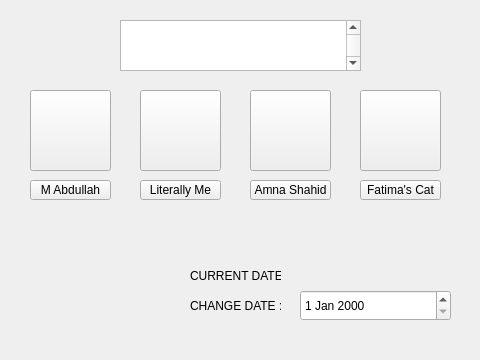
<?xml version="1.0" encoding="UTF-8"?>
<ui version="4.0">
 <class>MainWindow</class>
 <widget class="QMainWindow" name="MainWindow">
  <property name="geometry">
   <rect>
    <x>0</x>
    <y>0</y>
    <width>480</width>
    <height>360</height>
   </rect>
  </property>
  <property name="windowTitle">
   <string>Social Media App</string>
  </property>
  <property name="windowIcon">
   <iconset theme="accessories-calculator"/>
  </property>
  <widget class="QWidget" name="centralwidget">
   <widget class="QToolButton" name="user_1_btn">
    <property name="geometry">
     <rect>
      <x>30</x>
      <y>90</y>
      <width>81</width>
      <height>81</height>
     </rect>
    </property>
    <property name="text">
     <string/>
    </property>
   </widget>
   <widget class="QToolButton" name="user_2_btn">
    <property name="geometry">
     <rect>
      <x>140</x>
      <y>90</y>
      <width>81</width>
      <height>81</height>
     </rect>
    </property>
    <property name="text">
     <string/>
    </property>
   </widget>
   <widget class="QToolButton" name="user_3_btn">
    <property name="geometry">
     <rect>
      <x>250</x>
      <y>90</y>
      <width>81</width>
      <height>81</height>
     </rect>
    </property>
    <property name="text">
     <string/>
    </property>
   </widget>
   <widget class="QToolButton" name="user_4_btn">
    <property name="geometry">
     <rect>
      <x>360</x>
      <y>90</y>
      <width>81</width>
      <height>81</height>
     </rect>
    </property>
    <property name="text">
     <string/>
    </property>
   </widget>
   <widget class="QDateEdit" name="dateEdit">
    <property name="geometry">
     <rect>
      <x>300</x>
      <y>290</y>
      <width>151</width>
      <height>31</height>
     </rect>
    </property>
   </widget>
   <widget class="QLabel" name="label">
    <property name="geometry">
     <rect>
      <x>190</x>
      <y>290</y>
      <width>91</width>
      <height>31</height>
     </rect>
    </property>
    <property name="text">
     <string>CHANGE DATE :</string>
    </property>
   </widget>
   <widget class="QLabel" name="label_2">
    <property name="geometry">
     <rect>
      <x>190</x>
      <y>260</y>
      <width>91</width>
      <height>31</height>
     </rect>
    </property>
    <property name="text">
     <string>CURRENT DATE :</string>
    </property>
   </widget>
   <widget class="QLabel" name="label_3">
    <property name="geometry">
     <rect>
      <x>340</x>
      <y>260</y>
      <width>131</width>
      <height>20</height>
     </rect>
    </property>
    <property name="text">
     <string/>
    </property>
   </widget>
   <widget class="QLabel" name="icon_1">
    <property name="geometry">
     <rect>
      <x>30</x>
      <y>90</y>
      <width>81</width>
      <height>81</height>
     </rect>
    </property>
    <property name="text">
     <string/>
    </property>
   </widget>
   <widget class="QLabel" name="icon_2">
    <property name="geometry">
     <rect>
      <x>140</x>
      <y>90</y>
      <width>81</width>
      <height>81</height>
     </rect>
    </property>
    <property name="text">
     <string/>
    </property>
   </widget>
   <widget class="QLabel" name="icon_3">
    <property name="geometry">
     <rect>
      <x>250</x>
      <y>90</y>
      <width>81</width>
      <height>81</height>
     </rect>
    </property>
    <property name="text">
     <string/>
    </property>
   </widget>
   <widget class="QLabel" name="icon_4">
    <property name="geometry">
     <rect>
      <x>360</x>
      <y>90</y>
      <width>81</width>
      <height>81</height>
     </rect>
    </property>
    <property name="text">
     <string/>
    </property>
   </widget>
   <widget class="QToolButton" name="toolButton">
    <property name="geometry">
     <rect>
      <x>30</x>
      <y>180</y>
      <width>81</width>
      <height>20</height>
     </rect>
    </property>
    <property name="text">
     <string>M Abdullah</string>
    </property>
   </widget>
   <widget class="QToolButton" name="toolButton_2">
    <property name="geometry">
     <rect>
      <x>140</x>
      <y>180</y>
      <width>81</width>
      <height>20</height>
     </rect>
    </property>
    <property name="text">
     <string>Literally Me</string>
    </property>
   </widget>
   <widget class="QToolButton" name="toolButton_3">
    <property name="geometry">
     <rect>
      <x>250</x>
      <y>180</y>
      <width>81</width>
      <height>20</height>
     </rect>
    </property>
    <property name="text">
     <string>Amna Shahid</string>
    </property>
   </widget>
   <widget class="QToolButton" name="toolButton_4">
    <property name="geometry">
     <rect>
      <x>360</x>
      <y>180</y>
      <width>81</width>
      <height>20</height>
     </rect>
    </property>
    <property name="text">
     <string>Fatima's Cat</string>
    </property>
   </widget>
   <widget class="QTextBrowser" name="textBrowser">
    <property name="geometry">
     <rect>
      <x>120</x>
      <y>20</y>
      <width>241</width>
      <height>51</height>
     </rect>
    </property>
    <property name="html">
     <string>&lt;!DOCTYPE HTML PUBLIC &quot;-//W3C//DTD HTML 4.0//EN&quot; &quot;http://www.w3.org/TR/REC-html40/strict.dtd&quot;&gt;
&lt;html&gt;&lt;head&gt;&lt;meta name=&quot;qrichtext&quot; content=&quot;1&quot; /&gt;&lt;meta charset=&quot;utf-8&quot; /&gt;&lt;style type=&quot;text/css&quot;&gt;
p, li { white-space: pre-wrap; }
hr { height: 1px; border-width: 0; }
li.unchecked::marker { content: &quot;\2610&quot;; }
li.checked::marker { content: &quot;\2612&quot;; }
&lt;/style&gt;&lt;/head&gt;&lt;body style=&quot; font-family:'Segoe UI'; font-size:9pt; font-weight:400; font-style:normal;&quot;&gt;
&lt;p style=&quot; margin-top:12px; margin-bottom:12px; margin-left:0px; margin-right:0px; -qt-block-indent:0; text-indent:0px;&quot;&gt;&lt;span style=&quot; font-family:'Amasis MT Pro Black','serif'; font-size:22pt; color:#ffffff;&quot;&gt;Choose Your User&lt;/span&gt;&lt;span style=&quot; font-size:22pt;&quot;&gt; &lt;/span&gt;&lt;/p&gt;&lt;/body&gt;&lt;/html&gt;</string>
    </property>
   </widget>
   <zorder>icon_1</zorder>
   <zorder>icon_2</zorder>
   <zorder>icon_3</zorder>
   <zorder>icon_4</zorder>
   <zorder>user_1_btn</zorder>
   <zorder>user_2_btn</zorder>
   <zorder>user_3_btn</zorder>
   <zorder>user_4_btn</zorder>
   <zorder>dateEdit</zorder>
   <zorder>label</zorder>
   <zorder>label_2</zorder>
   <zorder>label_3</zorder>
   <zorder>toolButton</zorder>
   <zorder>toolButton_2</zorder>
   <zorder>toolButton_3</zorder>
   <zorder>toolButton_4</zorder>
   <zorder>textBrowser</zorder>
  </widget>
 </widget>
 <resources/>
 <connections/>
</ui>
